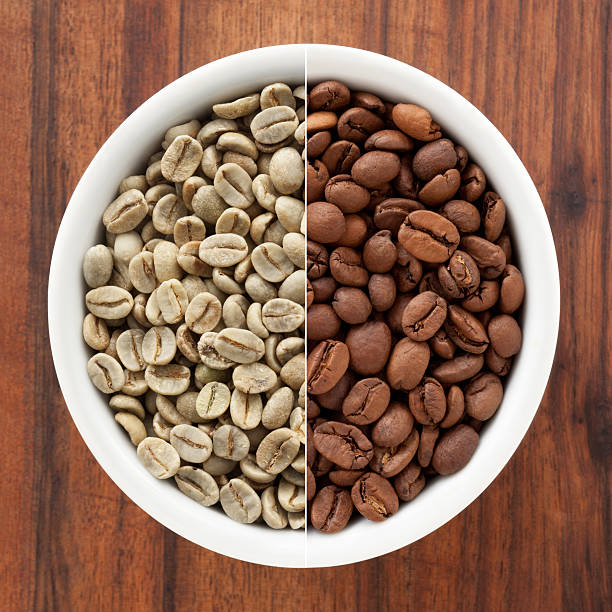
#> input picture coffee.jpg, 612 x 612 px
$ jupyter execute 170503_Ryan_Driscoll_Graduate_Project.ipynb
#> lines starting #> are read from the running program, lines starting #| are printed output that depends on the picture
## Using Python to create 'Instagram-like' image filters

[cell 1]
import numpy as np
import matplotlib.pyplot as plt
from PIL import Image

[cell 2]
coffee = Image.open('coffee.jpg')
#> coffee is the input picture: PIL image 612x612 RGB; mean R, G, B 147.7, 109.6, 89.6
#print (coffee.mode)

print ('coffee (RGB)')
plt.imshow(coffee)
plt.show()

r, g, b, = coffee.split()
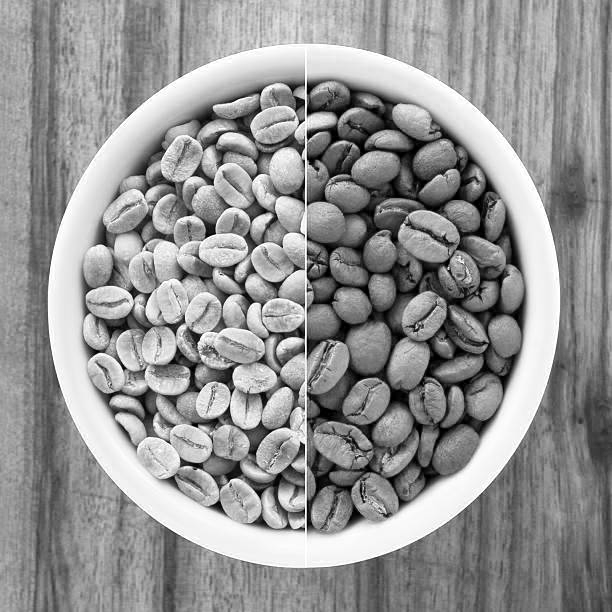
#> r: PIL image 612x612 L; min 0, max 255, mean 147.7
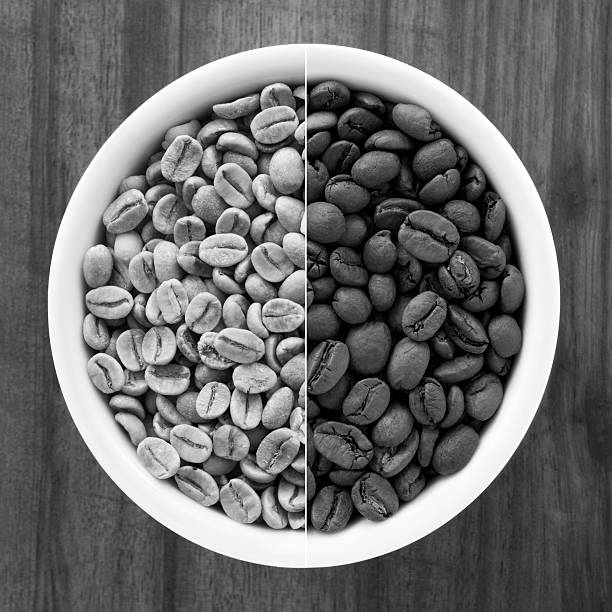
#> g: PIL image 612x612 L; min 0, max 255, mean 109.6
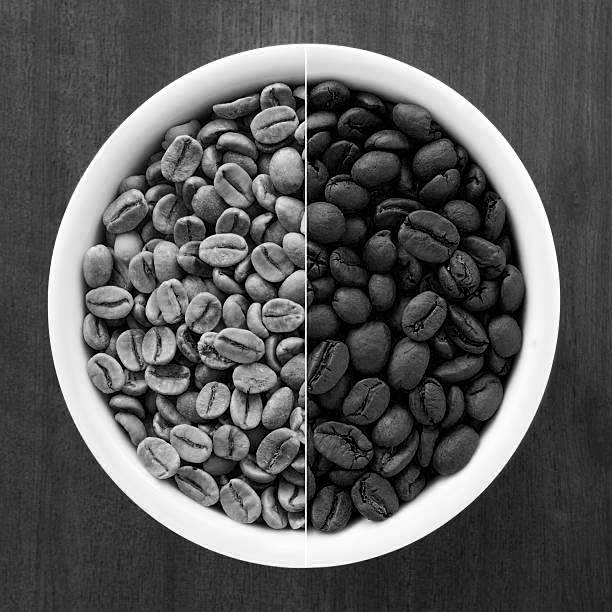
#> b: PIL image 612x612 L; min 0, max 255, mean 89.6

print ('red channel')
plt.imshow(r)
plt.show()

print ('green channel')
plt.imshow(g)
plt.show()

print ('blue channel')
plt.imshow(b)
plt.show()

[cell 3]
texture = Image.open('texture.jpg')
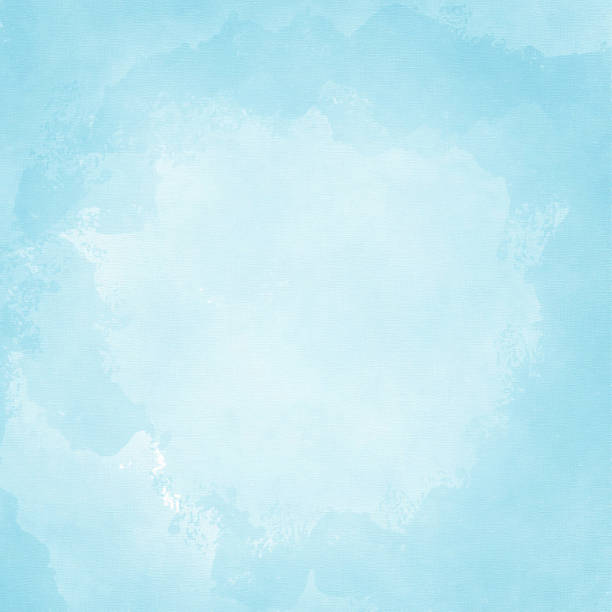
#> input picture texture.jpg, 612 x 612 px
#> texture is the input picture: PIL image 612x612 RGB; mean R, G, B 191.6, 232.9, 242.7
#print (texture.mode)

print ('texture (RGB)')
plt.imshow(texture)
plt.show()

rT, gT, bT, = texture.split()
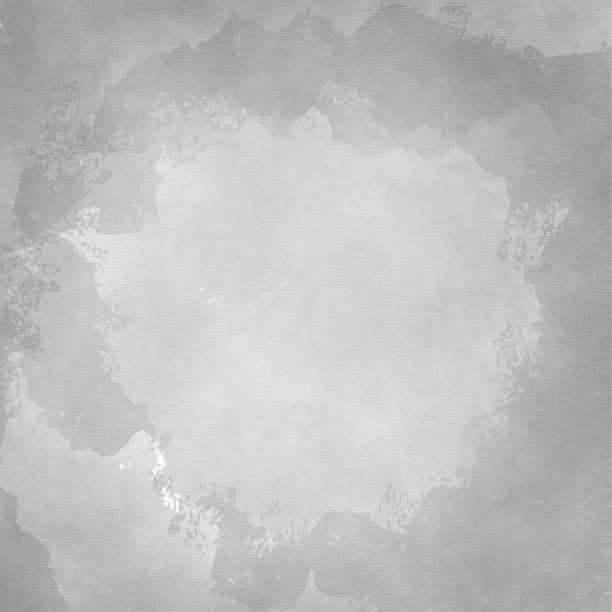
#> rT: PIL image 612x612 L; min 143, max 255, mean 191.6
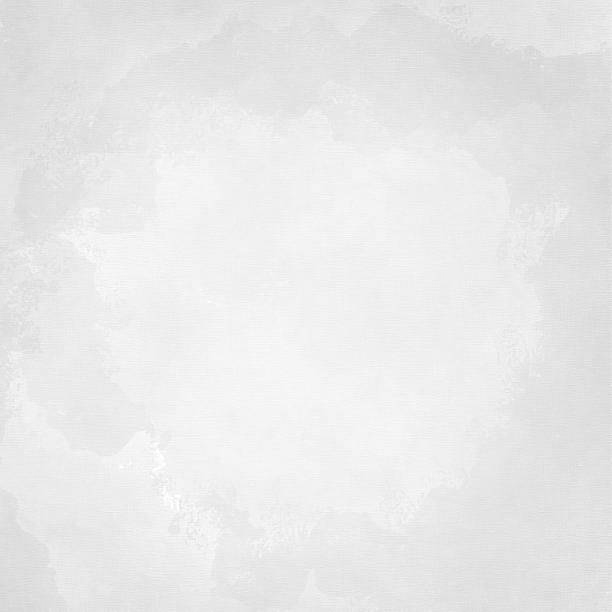
#> gT: PIL image 612x612 L; min 207, max 255, mean 232.9

print ('red channel')
plt.imshow(rT)
plt.show()

print ('green channel')
plt.imshow(gT)
plt.show()

print ('blue channel')
plt.imshow(bT)
plt.show()

[cell 4]
new_image = Image.merge('RGB', (r, g, bT))
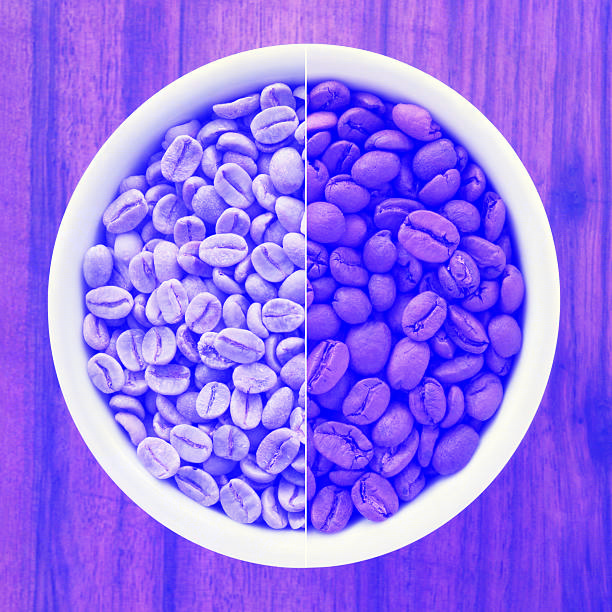
#> new_image: PIL image 612x612 RGB; mean R, G, B 147.7, 109.6, 242.7
plt.imshow(new_image)
plt.xticks([]), plt.yticks([])
plt.show()
